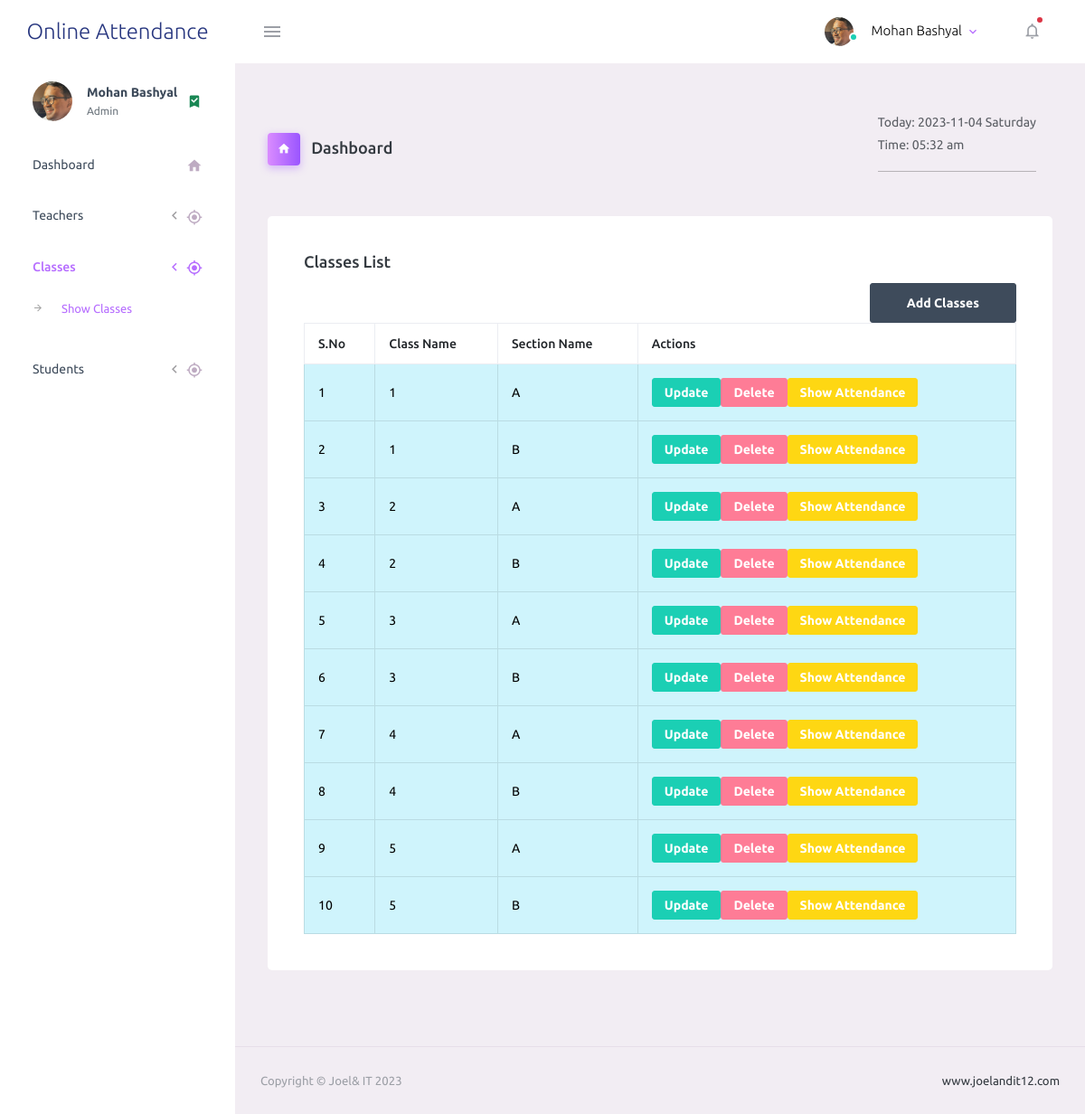
Screenshot of /show-classes.php (signed in) with the database file from the repository.
### tables this page shows
CREATE TABLE `classes` (
  `id` int(11) NOT NULL,
  `class_name` varchar(255) NOT NULL,
  `section_name` varchar(255) NOT NULL
);

### show-classes.php (the view, shortened to what this page needs)
<?php
	include_once('config.php');
  $i=1;
  $query = "select * from classes";
  $result = mysqli_query($con, $query);
?>
<!DOCTYPE html>
<html lang="en">
  <head>
    <link rel="stylesheet" href="assets/vendors/mdi/css/materialdesignicons.min.css">
    <link rel="stylesheet" href="assets/vendors/css/vendor.bundle.base.css">
    <link rel="stylesheet" href="assets/css/style.css">
  </head>
  <body>
    <div class="container-scroller">
      <?php require "includes/navbar.php"; ?>
      <div class="container-fluid page-body-wrapper">
        <?php require "includes/sidebar.php"; ?>
        <div class="main-panel">
          <div class="content-wrapper">
            <div class="page-header">
              <h3 class="page-title">
                <span class="page-title-icon bg-gradient-primary text-white me-2">
                  <i class="mdi mdi-home"></i>
                </span> Dashboard
              </h3>
              <nav aria-label="breadcrumb">
                <ul class="breadcrumb">
                  <li class="breadcrumb-item active" aria-current="page">
                    <span></span>Today: <?php echo date('Y-m-d l'); ?><br>
                    Time: <?php echo date('h:i a');?>
                    <hr style="color: black;width: 50px solid;">
                  </li>
                </ul>
              </nav>
            </div>
            <div class="row">
                <div class="col-lg-12 grid-margin stretch-card">
                   <div class="card">
                  <div class="card-body">
                      <h4 class="card-title">Classes List</h4>
                      <a class="btn btn-dark float-end" href="add-classes.php">Add Classes</a>
                    <table class="table table-bordered">
                      <thead>
                        <tr>
                          <th> S.No </th>
                          <th> Class Name </th>
                          <th> Section Name </th>
                           <th> Actions </th>
                        </tr>
                      </thead>
                      <tbody>
                        <?php while($class = mysqli_fetch_assoc($result)) { ?>
                        <tr class="table-info">
                          <td> <?=$i++;?> </td>
                          <td><?=$class['class_name'];?></td>
                          <td><?=$class['section_name'];?></td>
                          <td><a class="btn btn-sm btn-success"  href="edit-classes.php?id=<?=$class['id'];?>">Update</a><a class="btn btn-sm btn-danger" href="delete-class.php?id=<?=$class['id'];?>">Delete</a><a href="show-attendance.php?class=<?=$class['class_name'];?>&section=<?=$class['section_name'];?>" class="btn btn-sm btn-warning">Show Attendance</a></td>
                        </tr>
                       <?php } ?>
                      </tbody>
                    </table>
                  </div>
                </div>
                </div>
            </div>
          </div>
          <?php require"includes/footer.php"; ?>
        </div>
      </div>
    </div>
  </body>
</html>

### rows the page displays
classes: class_name "1", section_name "A"
classes: class_name "1", section_name "B"
classes: class_name "2", section_name "A"
classes: class_name "2", section_name "B"
classes: class_name "3", section_name "A"
classes: class_name "3", section_name "B"
classes: class_name "4", section_name "A"
classes: class_name "4", section_name "B"
classes: class_name "5", section_name "A"
classes: class_name "5", section_name "B"

### other values shown
$_SESSION['NAME'] "Mohan Bashyal"
$_SESSION['ROLE'] "Admin"
